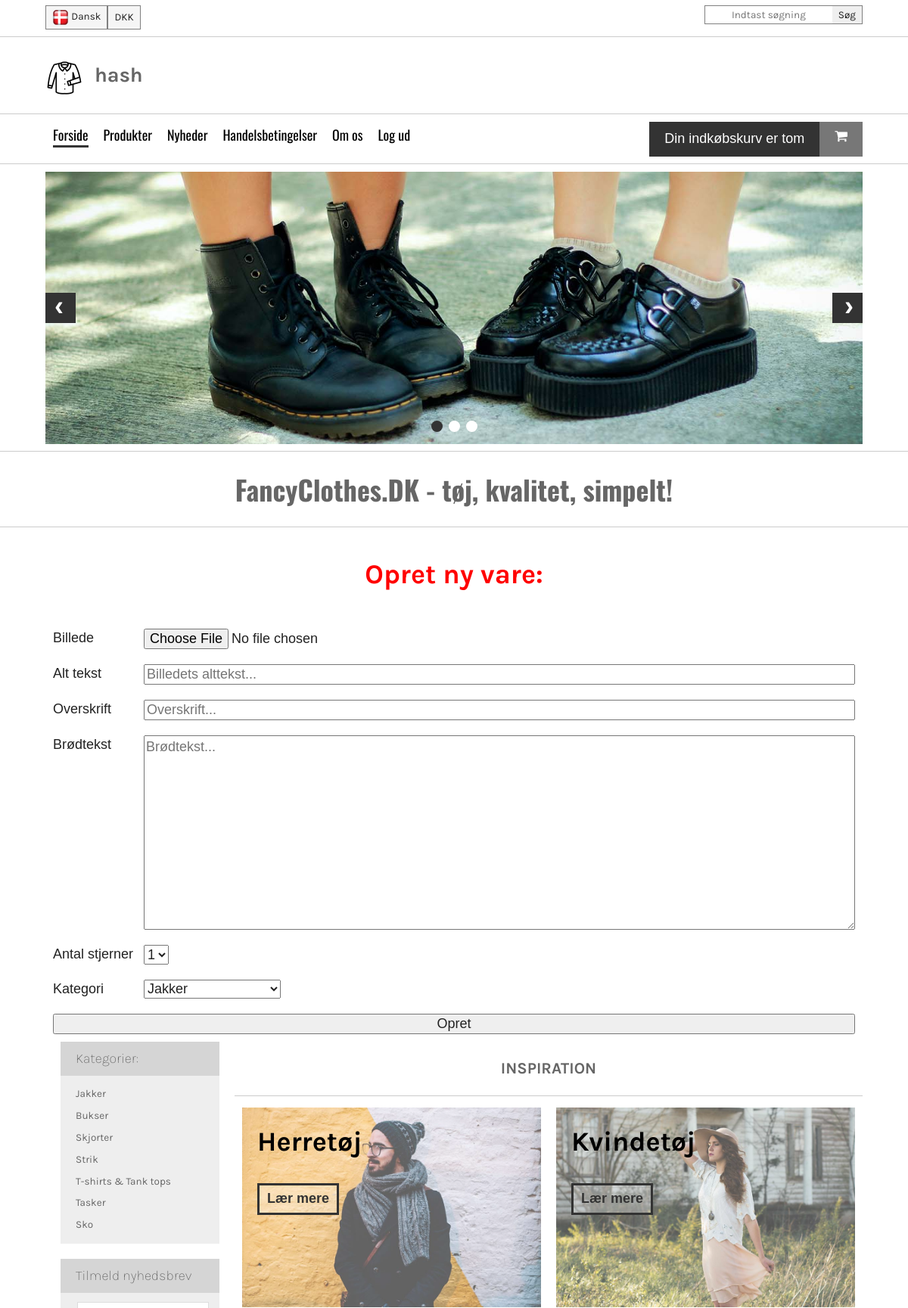
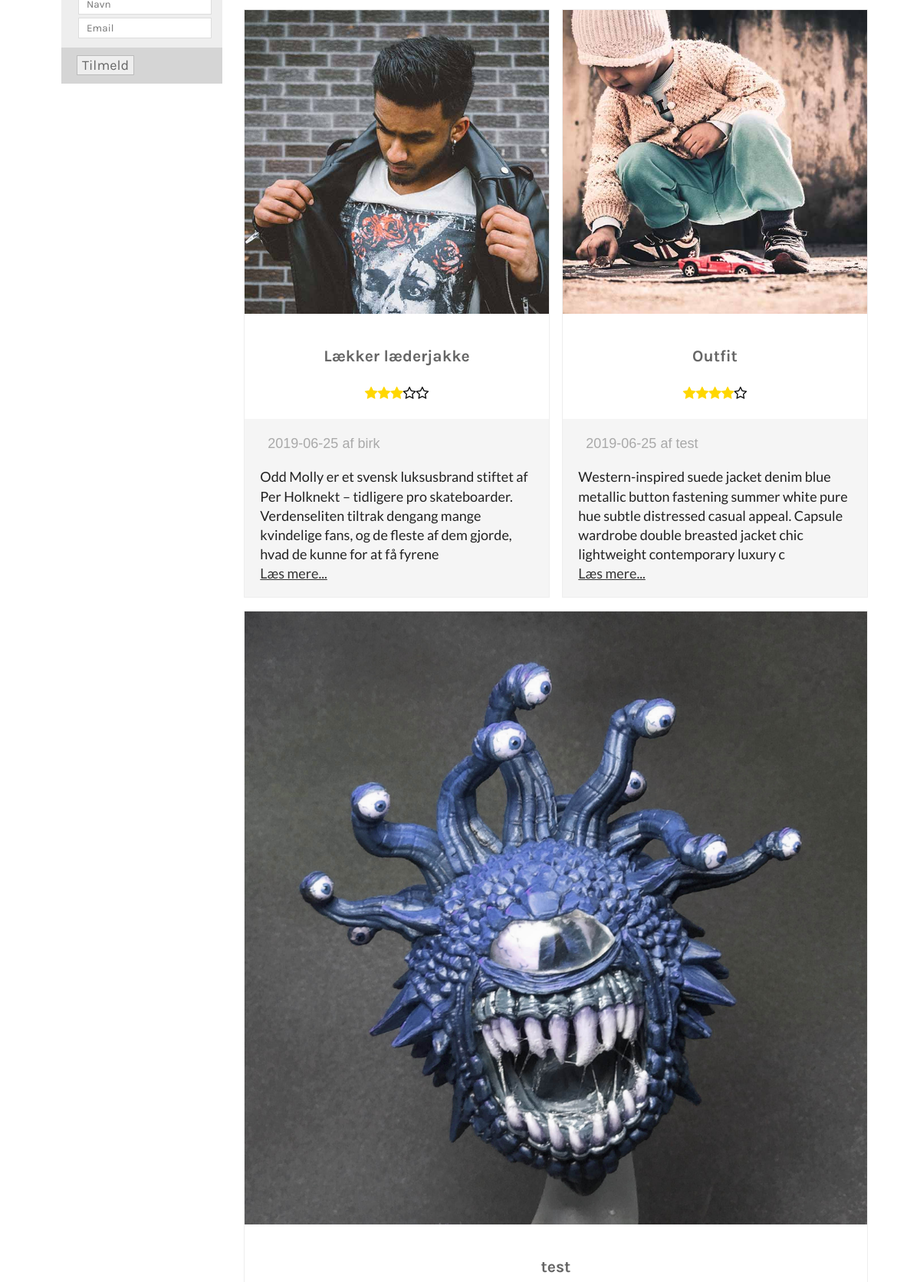
/index.php?category=jakker (signed in, upper part), run on the app's committed database (2 pictures, top to bottom).
### tables this page shows
CREATE TABLE `products` (
  `productId` int(10) NOT NULL,
  `heading` varchar(100) NOT NULL,
  `imgSrc` varchar(200) NOT NULL,
  `imgAlt` varchar(100) NOT NULL,
  `productTimestamp` int(15) NOT NULL,
  `content` varchar(200) NOT NULL,
  `authorId` int(10) NOT NULL,
  `stars` int(1) NOT NULL,
  `productCategory` varchar(50) NOT NULL
);

CREATE TABLE `users` (
  `userId` int(10) NOT NULL,
  `userName` varchar(50) NOT NULL,
  `userPassword` varchar(200) NOT NULL,
  `accessLevel` int(1) NOT NULL DEFAULT '3'
);

### assets/getArticlesCat.php (the view, shortened to what this page needs)
<?php
    require "connect.php";
    $category = $_GET['category'];
    $statement = $dbh->prepare("SELECT products.*, users.userName FROM products
    JOIN users ON products.authorId = users.userId WHERE products.productCategory = ? ORDER BY productId ASC");
    $statement->bindParam(1, $category);
    $statement->execute();
    while($row = $statement->fetch(PDO::FETCH_ASSOC)){
        $emptyStars = 5 - $row['stars'];
        ?>
        <article>
            <img src="img/<?php echo $row['imgSrc'] ?>" alt="<?php echo $row['imgAlt'] ?>">
            <div class="info">
                <h3><?php echo $row['heading'] ?></h3>
                <div class="stars">
                    <?php
                        for($x = 1; $x <= $row['stars']; $x++){
                            echo '<i class="fa fa-star" aria-hidden="true"></i>';
                        }
                        for($x = 1; $x <= $emptyStars; $x++){
                            echo '<i class="fa fa-star-o" aria-hidden="true"></i>';
                        }
                    ?>
                </div>
            </div>
            <div class="description">
                <div class="published">
                    <?php echo date("Y-m-d",  $row['productTimestamp']) . " af " . $row['userName']?>
                </div>
                <p><?php echo $row['content'] ?><a href="#">Læs mere...</a></p>
            </div>
        </article>
        <?php
    }
?>

### css/main.css (style rules this page uses)
html { color: #222; font-size: 1em; line-height: 1.4; }
audio, canvas, iframe, img, svg, video { vertical-align: middle; }

### css/styles.css (style rules this page uses)
:root { font-size: 18px; }
main .products h3 { text-align: center; }
main .products .frontProducts article { -webkit-box-flex: 1; -ms-flex: 1 1 31%; flex: 1 1 31%; margin: 1%; -webkit-box-sizing: border-box; box-sizing: border-box; border: 1px solid #eee; display: -webkit-box; display: -ms-flexbox; display: flex; -webkit-box-orient: vertical; -webkit-box-direction: normal; -ms-flex-direction: column; flex-direction: column; position: relative; -ms-flex-positive: 1; flex-grow: 1; }
main .products .frontProducts article img { width: 100%; }
main .products .frontProducts article .info { text-align: center; padding: 20px; }
main .products .frontProducts article .info .stars .fa-star { color: gold; }
main .products .frontProducts article .info .stars .fa-star-o { color: black; }
main .products .frontProducts article .description { background: #f5f5f5; padding: 20px 20px 0 20px; }
main .products .frontProducts article .description .published { color: darkgray; margin: 0 10px; }
main .products .frontProducts article .description p { font-family: "Lato", sans-serif; }
main .products .frontProducts article .description p a { color: #333; display: block; }
h1, h2, h3, h4, h5, h6 { font-family: "Karla", sans-serif; color: #666; }
@media screen and (max-width: 1200px) { main .products .frontProducts article { -webkit-box-flex: 1; -ms-flex: 1 1 48%; flex: 1 1 48%; } }

### data on the page
products: imgSrc (picture), heading "Lækker læderjakke", stars 3 (drawn), productTimestamp "2019-06-25", authorId.userName "birk", content "Odd Molly er et svensk luksusbrand stiftet af Per Holknekt – tidligere pro skateboarder. Verdenseliten tiltrak dengang mange kvindelige fans, og de fleste af dem gjorde, hvad de kunne for at få fyrene"
products: imgSrc (picture), heading "Outfit", stars 4 (drawn), productTimestamp "2019-06-25", authorId.userName "test", content "Western-inspired suede jacket denim blue metallic button fastening summer white pure hue subtle distressed casual appeal. Capsule wardrobe double breasted jacket chic lightweight contemporary luxury c"
products: imgSrc (picture), heading "test"

### other printed values
$_SESSION['username'] "hash"
form field category "Jakker"
